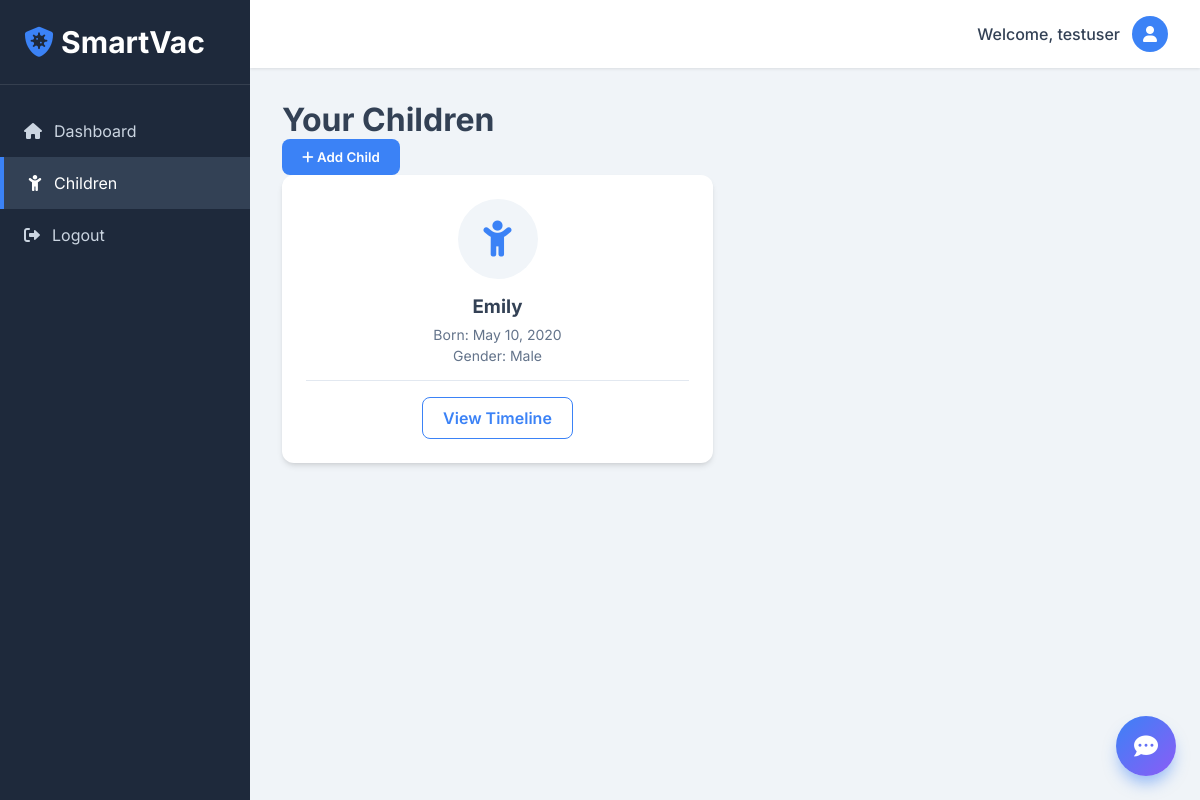
/children (signed in), run on the app's committed database.
### models.py (models this page shows)
class User(UserMixin, db.Model):
    id = db.Column(db.Integer, primary_key=True)
    username = db.Column(db.String(150), unique=True, nullable=False)
    password = db.Column(db.String(150), nullable=False)
    children = db.relationship('Child', backref='parent', lazy=True)

class Child(db.Model):
    id = db.Column(db.Integer, primary_key=True)
    name = db.Column(db.String(150), nullable=False)
    dob = db.Column(db.Date, nullable=False)
    gender = db.Column(db.String(50))
    user_id = db.Column(db.Integer, db.ForeignKey('user.id'), nullable=False)
    vaccines = db.relationship('VaccineRecord', backref='child', cascade="all, delete-orphan", lazy=True)

### app.py (the view, shortened to what this page needs)
@app.route('/children', methods=['GET', 'POST'])
@login_required
def manage_children():
    children = Child.query.filter_by(user_id=current_user.id).all()
    return render_template('children.html', children=children)

### app.py (called while the page is built)
@login_manager.user_loader
def load_user(user_id):
    return User.query.get(int(user_id))

### templates/children.html (shortened to what this page needs)
{% extends "base.html" %}
{% block content %}
<div class="header-actions">
    <h1>Your Children</h1>
    <button class="btn btn-primary" onclick="document.getElementById('addChildModal').style.display='flex'">
        <i class="fa-solid fa-plus"></i> Add Child
    </button>
</div>
<div class="children-grid">
    {% for child in children %}
    <div class="child-card">
        <div class="child-avatar">
            {% if child.gender == 'Female' %}
                <i class="fa-solid fa-child-dress avatar-female"></i>
            {% else %}
                <i class="fa-solid fa-child avatar-male"></i>
            {% endif %}
        </div>
        <div class="child-info">
            <h3>{{ child.name }}</h3>
            <p>Born: {{ child.dob.strftime('%b %d, %Y') }}</p>
            <p>Gender: {{ child.gender }}</p>
        </div>
        <div class="child-actions">
            <a href="{{ url_for('timeline', child_id=child.id) }}" class="btn btn-outline">View Timeline</a>
        </div>
    </div>
    {% else %}
    <div class="empty-state full-width">
        <i class="fa-solid fa-baby-carriage"></i>
        <p>No children added yet. Click 'Add Child' to get started.</p>
    </div>
    {% endfor %}
</div>
{% endblock %}

### templates/base.html (shortened to what this page needs)
<!DOCTYPE html>
<html lang="en">
<head>
    <link rel="stylesheet" href="{{ url_for('static', filename='css/style.css') }}">
    <link href="https://cdnjs.cloudflare.com/ajax/libs/font-awesome/6.0.0/css/all.min.css" rel="stylesheet">
</head>
<body>
    {% if current_user.is_authenticated %}
    <div class="app-container">
        <nav class="sidebar">
            <div class="sidebar-header">
                <h2><i class="fa-solid fa-shield-virus"></i> SmartVac</h2>
            </div>
            <ul class="nav-links">
                <li><a href="{{ url_for('dashboard') }}" class="{% if request.endpoint == 'dashboard' %}active{% endif %}"><i class="fa-solid fa-house"></i> Dashboard</a></li>
                <li><a href="{{ url_for('manage_children') }}" class="{% if request.endpoint == 'manage_children' %}active{% endif %}"><i class="fa-solid fa-child"></i> Children</a></li>
                <li><a href="{{ url_for('logout') }}"><i class="fa-solid fa-right-from-bracket"></i> Logout</a></li>
            </ul>
        </nav>
        <main class="main-content">
            <header class="topbar">
                <div class="user-info">
                    <span>Welcome, {{ current_user.username }}</span>
                    <div class="avatar"><i class="fa-solid fa-user"></i></div>
                </div>
            </header>
            <div class="content-body">
                {% block content %}{% endblock %}
            </div>
        </main>
        <div class="chat-widget">
            <button class="chat-toggle" id="chatToggle"><i class="fa-solid fa-comment-dots"></i></button>
        </div>
    </div>
    {% endif %}
</body>
</html>

### static/css/style.css (style rules this page uses)
:root { --bg-main: #f0f4f8; --sidebar-bg: #1e293b; --sidebar-hover: #334155; --text-main: #334155; --text-muted: #64748b; --white: #ffffff; --primary: #3b82f6; --primary-hover: #2563eb; --success: #10b981; --warning: #f59e0b; --danger: #ef4444; --border-radius: 12px; --shadow: 0 4px 6px -1px rgb(0 0 0 / 0.1), 0 2px 4px -2px rgb(0 0 0 / 0.1); --glass-bg: rgba(255, 255, 255, 0.7); --glass-border: rgba(255, 255, 255, 0.18); }
* { margin: 0; padding: 0; box-sizing: border-box; font-family: 'Inter', sans-serif; }
body { background-color: var(--bg-main); color: var(--text-main); min-height: 100vh; }
.app-container { display: flex; height: 100vh; overflow: hidden; }
.sidebar { width: 250px; background-color: var(--sidebar-bg); color: var(--white); display: flex; flex-direction: column; transition: all 0.3s ease; }
.sidebar-header { padding: 24px; font-size: 20px; font-weight: 700; border-bottom: 1px solid rgba(255, 255, 255, 0.1); display: flex; align-items: center; gap: 12px; }
.sidebar-header i { color: var(--primary); }
.nav-links { list-style: none; padding: 20px 0; }
.nav-links li a { display: flex; align-items: center; gap: 12px; padding: 16px 24px; color: #cbd5e1; text-decoration: none; transition: 0.2s; }
.nav-links li a:hover, .nav-links li a.active { background-color: var(--sidebar-hover); color: var(--white); border-left: 4px solid var(--primary); }
.main-content { flex: 1; display: flex; flex-direction: column; overflow-y: auto; }
.topbar { background: var(--white); padding: 16px 32px; display: flex; justify-content: flex-end; align-items: center; box-shadow: 0 1px 3px 0 rgb(0 0 0 / 0.1); z-index: 10; }
.user-info { display: flex; align-items: center; gap: 12px; font-weight: 500; }
.avatar { width: 36px; height: 36px; border-radius: 50%; background: var(--primary); color: var(--white); display: flex; align-items: center; justify-content: center; }
.content-body { padding: 32px; }
.btn { padding: 10px 20px; border-radius: 8px; font-weight: 600; cursor: pointer; border: none; transition: 0.2s; text-decoration: none; display: inline-block; }
.btn-primary { background: var(--primary); color: var(--white); }
.btn-outline { border: 1px solid var(--primary); color: var(--primary); background: transparent; }
.children-grid { display: grid; grid-template-columns: repeat(auto-fill, minmax(280px, 1fr)); gap: 24px; }
.child-card { background: var(--white); border-radius: var(--border-radius); padding: 24px; text-align: center; box-shadow: var(--shadow); }
.child-avatar { width: 80px; height: 80px; border-radius: 50%; margin: 0 auto 16px; display: flex; align-items: center; justify-content: center; font-size: 36px; background: #f1f5f9; }
.avatar-male { color: #3b82f6; }
.child-info h3 { margin-bottom: 8px; }
.child-info p { color: var(--text-muted); font-size: 14px; margin-bottom: 4px; }
.child-actions { margin-top: 16px; border-top: 1px solid #e2e8f0; padding-top: 16px; }
.chat-widget { position: fixed; bottom: 24px; right: 24px; z-index: 99; }
.chat-toggle { width: 60px; height: 60px; border-radius: 50%; background: linear-gradient(135deg, #3b82f6 0%, #8b5cf6 100%); color: white; border: none; font-size: 24px; cursor: pointer; box-shadow: 0 10px 15px -3px rgba(59, 130, 246, 0.5); transition: 0.3s; }

### data on the page
User: username "testuser"
Child: name "Emily", dob "May 10, 2020", gender "Male"
